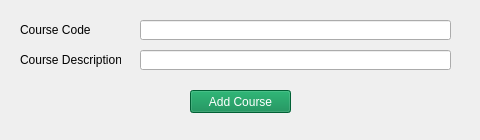
<?xml version="1.0" encoding="UTF-8"?>
<ui version="4.0">
 <class>MainWindow</class>
 <widget class="QMainWindow" name="MainWindow">
  <property name="geometry">
   <rect>
    <x>0</x>
    <y>0</y>
    <width>480</width>
    <height>140</height>
   </rect>
  </property>
  <property name="windowTitle">
   <string>MainWindow</string>
  </property>
  <widget class="QWidget" name="centralwidget">
   <widget class="QLabel" name="course_code_label">
    <property name="geometry">
     <rect>
      <x>20</x>
      <y>20</y>
      <width>71</width>
      <height>20</height>
     </rect>
    </property>
    <property name="text">
     <string>Course Code:</string>
    </property>
   </widget>
   <widget class="QLabel" name="course_description_label">
    <property name="geometry">
     <rect>
      <x>20</x>
      <y>50</y>
      <width>101</width>
      <height>20</height>
     </rect>
    </property>
    <property name="text">
     <string>Course Description:</string>
    </property>
   </widget>
   <widget class="QLineEdit" name="course_code">
    <property name="geometry">
     <rect>
      <x>140</x>
      <y>20</y>
      <width>311</width>
      <height>20</height>
     </rect>
    </property>
   </widget>
   <widget class="QLineEdit" name="course_description">
    <property name="geometry">
     <rect>
      <x>140</x>
      <y>50</y>
      <width>311</width>
      <height>20</height>
     </rect>
    </property>
   </widget>
   <widget class="QPushButton" name="pushButton">
    <property name="geometry">
     <rect>
      <x>190</x>
      <y>90</y>
      <width>101</width>
      <height>23</height>
     </rect>
    </property>
    <property name="styleSheet">
     <string notr="true">background-color:  #02864a;
color: #fff;</string>
    </property>
    <property name="text">
     <string>Add Course</string>
    </property>
   </widget>
  </widget>
 </widget>
 <resources/>
 <connections/>
</ui>
